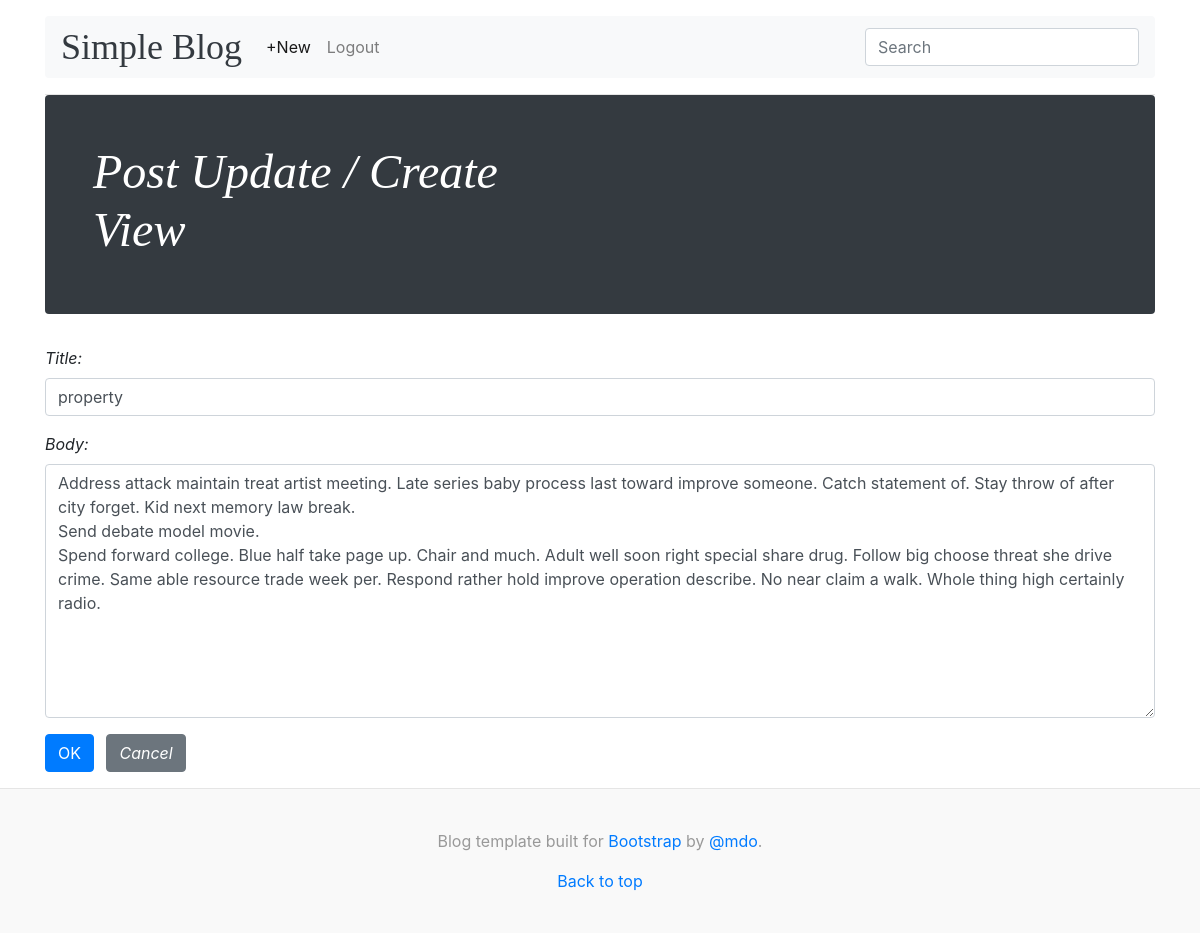
The page /blog/183/update/ (signed in) on the database its author committed.
### blog/models.py (models this page shows, shortened)
class Post(models.Model):
    title       = models.CharField(max_length=225)
    body        = models.TextField()
    create_at   = models.DateTimeField(auto_now_add=True)
    update_at   = models.DateTimeField(auto_now=True)
    author      = models.ForeignKey(get_user_model(), on_delete=models.CASCADE)
    class Meta:
        ordering = ['-create_at']

### blog/views.py (the view)
# urls.py: path('<int:pk>/update/', views.PostUpdateView.as_view(), name='post_update'),
class PostUpdateView(LoginRequiredMixin, UserPassesTestMixin, UpdateView):
    model = Post
    form_class = PostModelForm
    def test_func(self):
        obj = self.get_object()
        return obj.author == self.request.user

### blog/forms.py
class PostModelForm(forms.ModelForm):
    class Meta:
        model = Post
        fields = ['title', 'body']
    def __init__(self, *args, **kwargs):
        super(PostModelForm, self).__init__(*args, **kwargs)
        for field in self.fields.values():
            field.widget.attrs['class'] = 'form-control mb-3'

### templates/blog/post_form.html (shortened to what this page needs)
{% extends 'blog/base.html' %}
{% block content_title %}Post Update / Create View{% endblock%}
{% block inner_content %}
  <form class="form-group font-italic" method="post">
    {{ form }}
    <button class="btn btn-primary" type="submit">OK</button>
    {% if post %}
      <a class="btn btn-secondary ml-2" href="{% url 'post_detail' post.id %}">Cancel</a>
    {% else %}
      <a class="btn btn-secondary ml-2" href="{% url 'post_list' %}">Cancel</a>
    {% endif %}
  </form>
{% endblock inner_content %}

### static/blog/css/blog.css (style rules this page uses)
body { word-wrap:break-word; }

### rows shown on the page
Post: title "property", body "Address attack maintain treat artist meeting. Late series baby process last toward improve someone. Catch statement of. Stay throw of after city forget. Kid next memory law break. Send debate model movie. Spend forward college. Blue half take page up. Chair and much. Adult well soon right special share drug. Follow big choose threat she drive crime. Same able resource trade week per. Respond rather hold improve operation describe. No near claim a walk. Whole thing high certainly radio."
